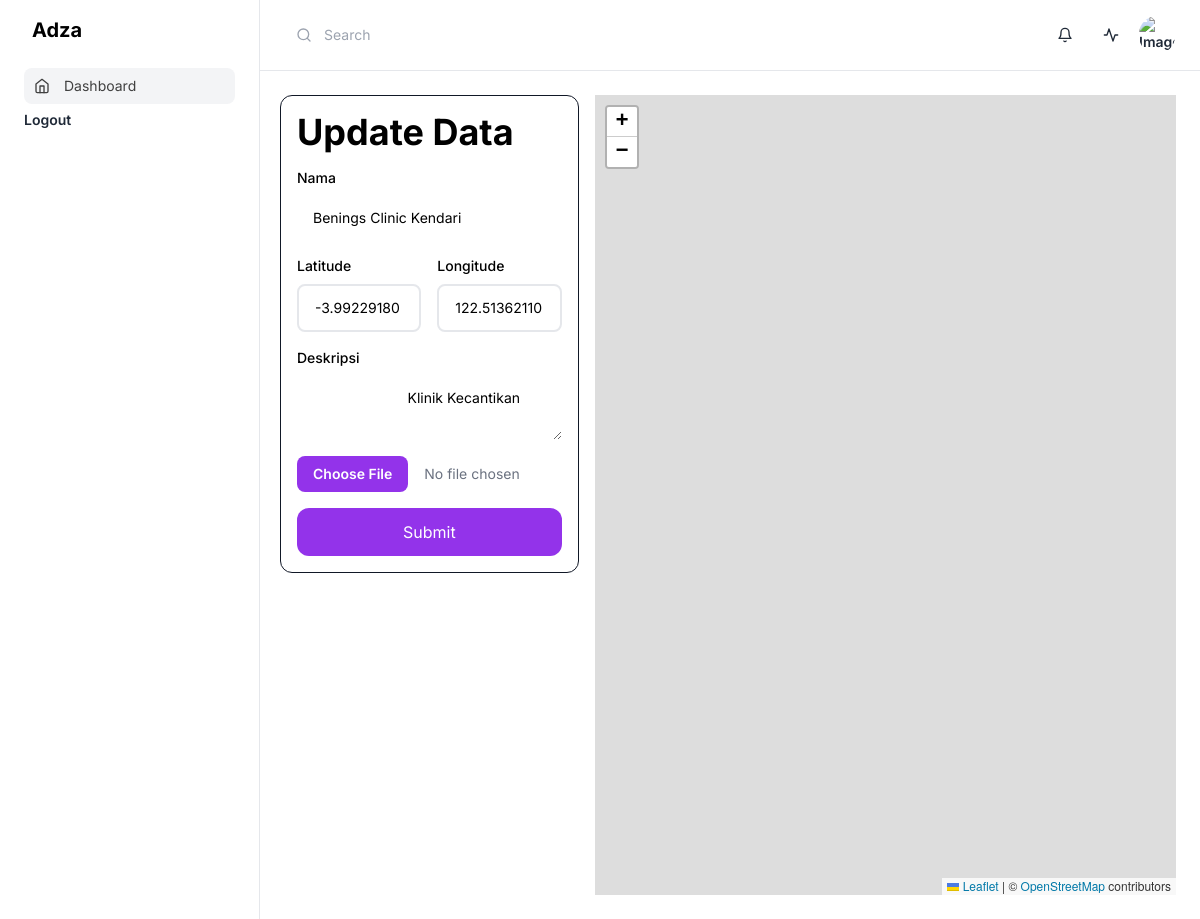
Page /src/dashboard/edit.php?id=14 (signed in) on the committed database.
### tables this page shows
CREATE TABLE `markers` (
  `id` int(11) NOT NULL,
  `name` varchar(255) NOT NULL,
  `latitude` decimal(10,8) NOT NULL,
  `longitude` decimal(11,8) NOT NULL,
  `description` text NOT NULL,
  `image` text NOT NULL
);

### src/dashboard/edit.php (the view, shortened to what this page needs)
<?php
require('../../databases/connection.php');
$id = $_GET['id'];
$query = "SELECT * FROM `markers` WHERE id = $id";
$result = $conn->query($query);
if ($result->num_rows > 0) {
    $result = $result->fetch_assoc();
}
?>
<!DOCTYPE html>
<html lang="en">
<head>
    <link rel="stylesheet" href="/tugas-sig/src/assets/css/output.css">
    <link rel="stylesheet" href="https://unpkg.com/leaflet@1.9.4/dist/leaflet.css"
 />
</head>
<body class="font-inter">
    <header
        class="sticky top-0 inset-x-0 flex flex-wrap sm:justify-start sm:flex-nowrap z-[48] w-full bg-white border-b text-sm py-2.5 sm:py-4 lg:ps-64">
        <nav class="flex basis-full items-center w-full mx-auto px-4 sm:px-6" aria-label="Global">
            <div class="w-full flex items-center justify-end ms-auto sm:justify-between sm:gap-x-3 sm:order-3">
                <div class="hidden sm:block">
                    <div class="relative min-w-72 md:min-w-80">
                        <div class="absolute inset-y-0 start-0 flex items-center pointer-events-none z-20 ps-4">
                        </div>
                        <input type="text" id="icon" name="icon"
                            class="py-2 px-4 ps-11 block w-full border-gray-200 rounded-lg text-sm focus:border-purple-500 focus:ring-purple-500 disabled:opacity-50 disabled:pointer-events-none"
                            placeholder="Search">
                    </div>
                </div>
                <div class="flex flex-row items-center justify-end gap-2">
                    <button type="button"
                        class="w-[2.375rem] h-[2.375rem] inline-flex justify-center items-center gap-x-2 text-sm font-semibold rounded-full border border-transparent text-gray-800 hover:bg-gray-100 disabled:opacity-50 disabled:pointer-events-none">
                        <svg class="flex-shrink-0 size-4" xmlns="http://www.w3.org/2000/svg" width="24" height="24"
                            viewBox="0 0 24 24" fill="none" stroke="currentColor" stroke-width="2"
                            stroke-linecap="round" stroke-linejoin="round">
                            <path d="M6 8a6 6 0 0 1 12 0c0 7 3 9 3 9H3s3-2 3-9" />
                            <path d="M10.3 21a1.94 1.94 0 0 0 3.4 0" />
                        </svg>
                    </button>
                    <button type="button"
                        class="w-[2.375rem] h-[2.375rem] inline-flex justify-center items-center gap-x-2 text-sm font-semibold rounded-full border border-transparent text-gray-800 hover:bg-gray-100 disabled:opacity-50 disabled:pointer-events-none"
                        data-hs-offcanvas="#hs-offcanvas-right">
                        <svg class="flex-shrink-0 size-4" xmlns="http://www.w3.org/2000/svg" width="24" height="24"
                            viewBox="0 0 24 24" fill="none" stroke="currentColor" stroke-width="2"
                            stroke-linecap="round" stroke-linejoin="round">
                            <path d="M22 12h-4l-3 9L9 3l-3 9H2" />
                        </svg>
                    </button>
                    <div class="hs-dropdown [--placement:bottom-right] relative inline-flex">
                        <button id="hs-dropdown-with-header" type="button"
                            class="w-[2.375rem] h-[2.375rem] inline-flex justify-center items-center gap-x-2 text-sm font-semibold rounded-full border border-transparent text-gray-800 hover:bg-gray-100 disabled:opacity-50 disabled:pointer-events-none">
                            <img class="inline-block size-[38px] rounded-full ring-2 ring-white"
                                src="/tugas-sig/src/assets/images/profile.JPG" alt="Image Description"></button>
                    </div>
                </div>
            </div>
        </nav>
    </header>
    <div id="application-sidebar"
        class="hs-overlay [--auto-close:lg] hs-overlay-open:translate-x-0 -translate-x-full transition-all duration-300 transform w-[260px] hidden fixed inset-y-0 start-0 z-[60] bg-white border-e border-gray-200 lg:block lg:translate-x-0 lg:end-auto lg:bottom-0">
        <div class="px-8 pt-4">
            <a class="flex-none rounded-xl text-xl inline-block font-bold focus:outline-none focus:opacity-80"
                href="../templates/admin/index.html" aria-label="Preline">
                Adza
            </a>
        </div>
        <nav class="hs-accordion-group p-6 w-full flex flex-col flex-wrap" data-hs-accordion-always-open>
            <ul class="space-y-1.5">
                <li>
                    <a class="flex items-center gap-x-3.5 py-2 px-2.5 bg-gray-100 text-sm text-neutral-700 rounded-lg hover:bg-gray-100"
                        href="/tugas-sig/src/dashboard">
                        <svg class="flex-shrink-0 size-4" xmlns="http://www.w3.org/2000/svg" width="24" height="24"
                            viewBox="0 0 24 24" fill="none" stroke="currentColor" stroke-width="2"
                            stroke-linecap="round" stroke-linejoin="round">
                            <path d="m3 9 9-7 9 7v11a2 2 0 0 1-2 2H5a2 2 0 0 1-2-2z" />
                            <polyline points="9 22 9 12 15 12 15 22" />
                        </svg>
                        Dashboard
                    </a>
                </li>
                <li class="text-sm font-semibold text-gray-800 truncate" aria-current="page">
                    <a href="/tugas-sig/src/auth/logout.php">
                        Logout
                    </a>
                </li>
            </ul>
        </nav>
    </div>
    <div class="w-full lg:ps-64">
        <div class="p-4 sm:p-6 space-y-4 sm:space-y-6">
            <div class="flex gap-x-4 justify-center">
                <form enctype="multipart/form-data" action="" method="post"
                    class="w-1/3 h-fit p-4 flex flex-col gap-y-4 border border-gray-900 rounded-xl">
                    <div>
                        <h1 class="text-4xl font-bold">
                            Update Data
                        </h1>
                    </div>
                    <div class="max-w-sm">
                        <label for="name" class="block text-sm font-medium mb-2">Nama</label>
                        <input value="<?= $result["name"]; ?>" type="text" id="name" name="name"
                            class="border-5 py-3 px-4 block w-full border-gray-200 rounded-lg text-sm focus:border-purple-500 focus:ring-purple-500 disabled:opacity-50 disabled:pointer-events-none"
                            placeholder="Nama">
                    </div>
                    <div class="max-w-sm flex items-center gap-x-4">
                        <div>
                            <label for="lat" class="block text-sm font-medium mb-2">Latitude</label>
                            <input value="<?= $result["latitude"]; ?>" type="text" id="lat" name="lat"
                                class="border-2 py-3 px-4 block w-full border-gray-200 rounded-lg text-sm focus:border-purple-500 focus:ring-purple-500 disabled:opacity-50 disabled:pointer-events-none"
                                placeholder="Latitude">
                        </div>
                        <div>
                            <label for="lng" class="block text-sm font-medium mb-2">Longitude</label>
                            <input value="<?= $result["longitude"]; ?>" type="text" id="lng" name="lng"
                                class="border-2 py-3 px-4 block w-full border-gray-200 rounded-lg text-sm focus:border-purple-500 focus:ring-purple-500 disabled:opacity-50 disabled:pointer-events-none"
                                placeholder="Longitude">
                        </div>
                    </div>
                    <div class="max-w-sm">
                        <label for="description" class="block text-sm font-medium mb-2">Deskripsi</label>
                        <textarea type="text" id="description" name="description"
                            class="border-5 py-3 px-4 block w-full border-gray-200 rounded-lg text-sm focus:border-purple-500 focus:ring-purple-500 disabled:opacity-50 disabled:pointer-events-none"
                            placeholder="Nama">
                        <?= $result["description"]; ?>
                        </textarea>
                    </div>
                    <div class="max-w-sm">
                        <label class="block">
                            <input type="file" name="image"
                                class="block w-full text-sm text-gray-500 file:me-4 file:py-2 file:px-4 file:rounded-lg file:border-0 file:text-sm file:font-semibold file:bg-purple-600 file:text-white hover:file:bg-purple-700 file:disabled:opacity-50 file:disabled:pointer-events-none">
                        </label>
                    </div>
                    <div>
                        <button type="submit" class="w-full py-3 text-center rounded-xl bg-purple-600 text-white">
                            Submit
                        </button>
                    </div>
                </form>
                <div class="flex-1 h-screen" id="mapid">
                </div>
            </div>
        </div>
    </div>
</body>
</html>

### rows in the picture
markers: name "Benings Clinic Kendari", lat "-3.99229180", lng "122.51362110", description "Klinik Kecantikan"
